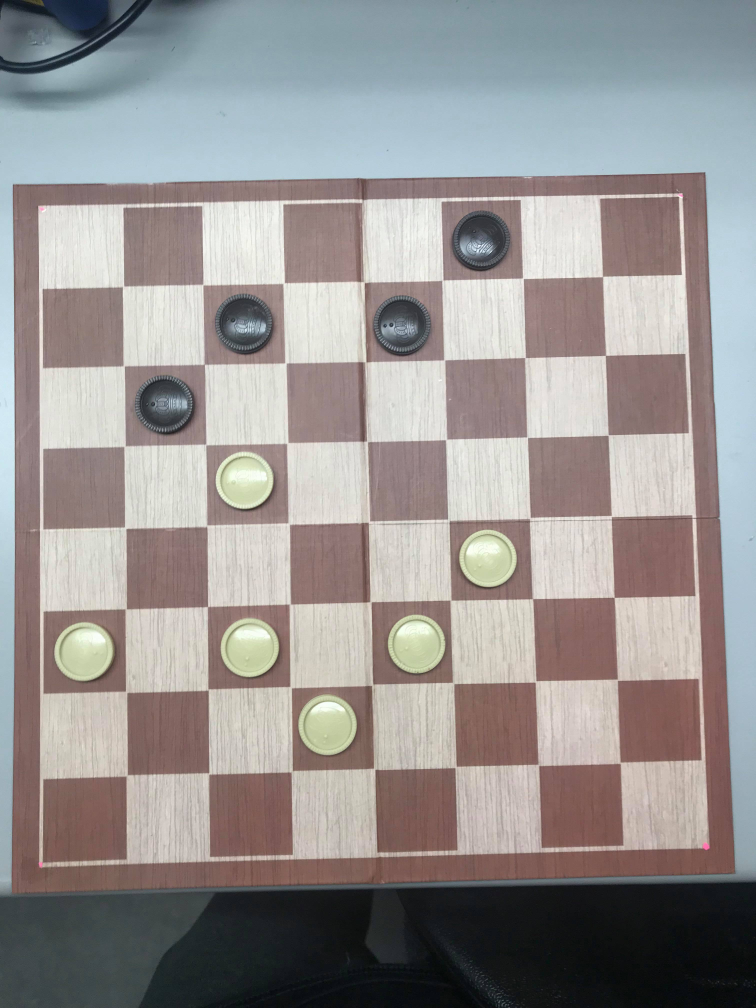
#> input picture final_2.jpg, 3024 x 4032 px (shown at 1/4 size)
$ python main.py
#> lines starting #> are read from the running program, lines starting #| are printed output that depends on the picture; after the words box and inside, x2 and y2 are one past the last pixel; in counts of white or black regions, pixels touching at a corner belong together
### contours.py
import cv2
import numpy as np

def squarify(location):
#> called with location = 'final_2.jpg'
    img = cv2.imread(location)
#> img is the input picture: shape (4032, 3024, 3); mean B, G, R 146, 147.2, 151.4


    img = cv2.GaussianBlur(img, (5, 5),5)
    # print(type(img))
    # convert to HSV
    hsv = cv2.cvtColor(img, cv2.COLOR_BGR2HSV)
#> hsv: shape (4032, 3024, 3); mean H, S, V 50.6, 39.8, 159.6

    # set lower and upper color limits (for pink)
    lower_val = (131, 37, 180)
    upper_val = (255, 161, 255)

    mask = cv2.inRange(hsv, lower_val, upper_val)
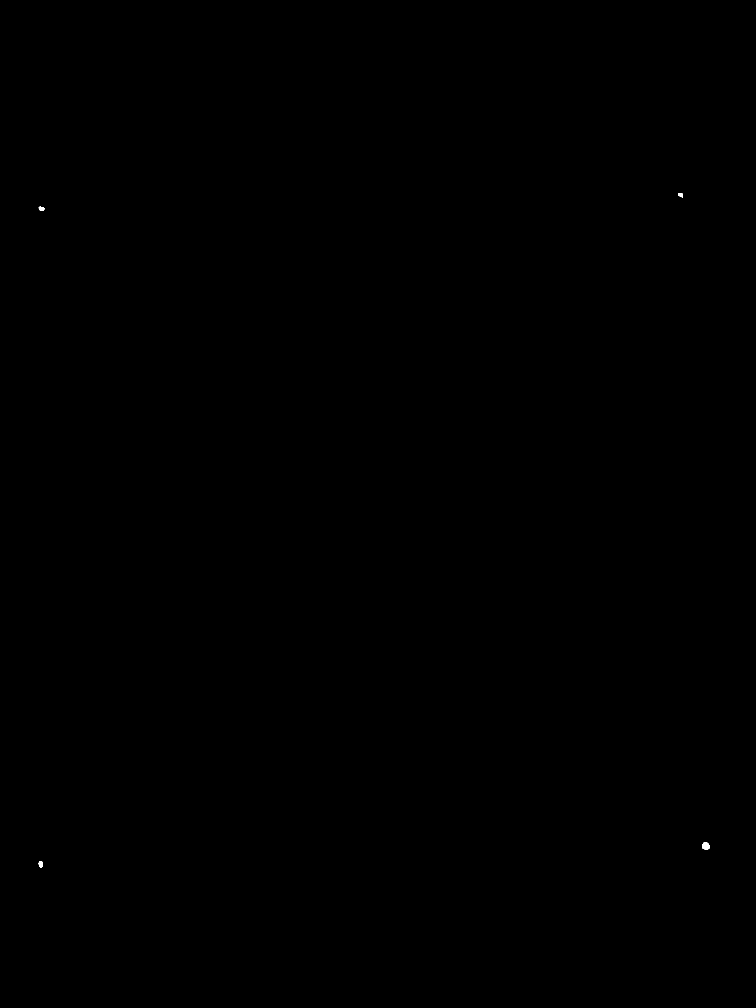
#> mask: shape (4032, 3024) (shown at 1/4 size); 0.01% white; 4 white regions
    contours, hierarchy = cv2.findContours(mask, cv2.RETR_TREE, cv2.CHAIN_APPROX_SIMPLE)
#> contours = 4 contours; box (x1, y1, x2, y2) and area: (2809, 3368, 2838, 3400) 652, (155, 3446, 172, 3471) 292, (155, 827, 178, 844) 256, (2712, 773, 2732, 789) 204

    # print(len(contours))
    points = []

    for i in range(len(contours)):
        totalx = 0
        totaly = 0
        for element in contours[i]:
            totalx += element[0][0]
            totaly += element[0][1]

        points.append([int(totalx/len(contours[i])), int(totaly/len(contours[i]))])
#> this loop made 4 passes
#> after the loop, points = [[161, 3456], [2822, 3382], [164, 834], [2721, 780]]

    cnt = np.array(points)
#> cnt has the same summary as points

    rect = cv2.minAreaRect(cnt)
#> rect = ((1455.1, 2109.1), (2662, 2620.9), -1.59)
    # print(rect)
    # print(img.shape)

    box = cv2.boxPoints(rect)
#> box = [[161, 3456], [88.14, 836.1], [2749.1, 762.1], [2822, 3382]]
    box = np.int0(box)
#> box = [[160, 3456], [88, 836], [2749, 762], [2821, 3382]]
    # cv2.drawContours(img, [box], 0, (0, 0, 255), 2)


    width = int(rect[1][0])
#> width = 2662
    height = int(rect[1][1])
#> height = 2620

    src_pts = box.astype("float32")
#> src_pts has the same summary as box

    dst_pts = np.array([[0, height-1],
                        [0, 0],
                        [width-1, 0],
                        [width-1, height-1]], dtype="float32")
#> dst_pts = [[0, 2619], [0, 0], [2661, 0], [2661, 2619]]

    M = cv2.getPerspectiveTransform(src_pts, dst_pts)
#> M = [[0.999, -0.0275, -64.98], [0.0278, 0.999, -837.5], [-6.54e-20, -5.34e-21, 1]]

    warped = cv2.warpPerspective(img, M, (width, height))
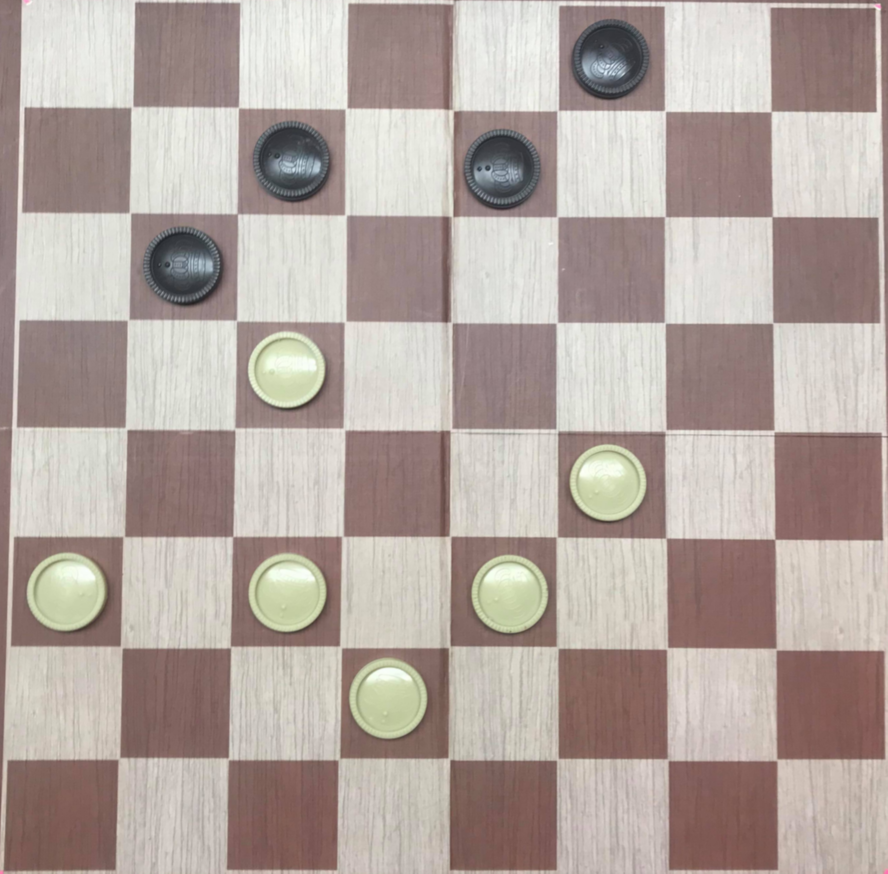
#> warped: shape (2620, 2662, 3) (shown at 1/3 size); mean B, G, R 160.2, 166.4, 179.1

    squared_image = cv2.resize(warped, (801,801))
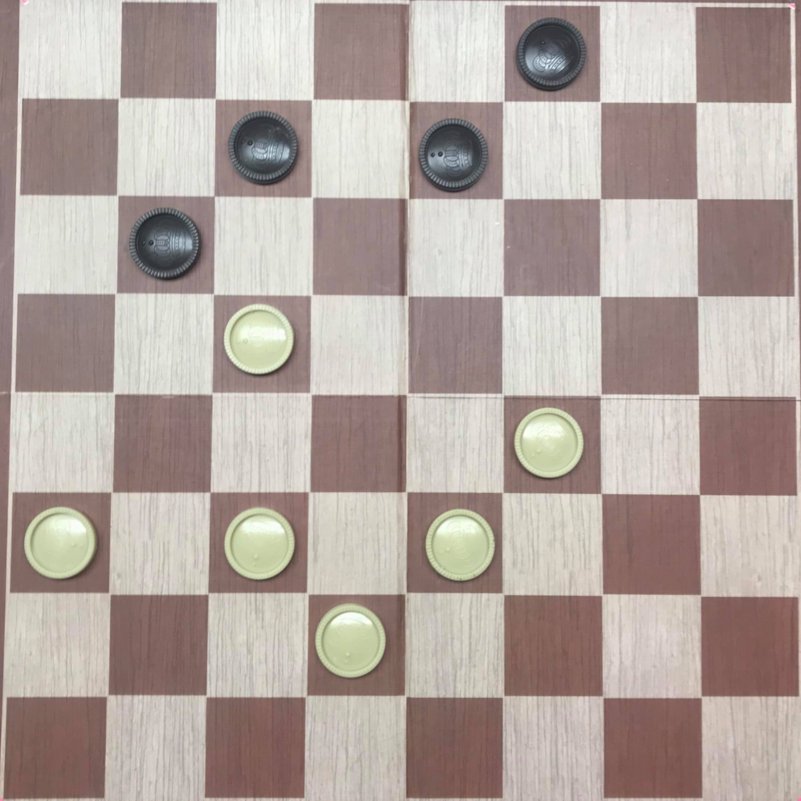
#> squared_image: shape (801, 801, 3); mean B, G, R 160.1, 166.3, 179


    return squared_image


# for pos in board:
#     cv2.circle(res,pos, 3, (0,255, 0), 3)

#
# #
# cv2.imshow("test", squarify("small_1.jpg"))
# #
# cv2.waitKey(0)

### circle.py
import cv2
import numpy as np


def get_piece_colour(img, x, y):
# save a copy and convert image to b&w
    cimg = img
    img = cv2.cvtColor(img,cv2.COLOR_BGR2GRAY)

    # input coordinates for cropping
    # (x0, y0) is upper left and (x1, y1) is lower right


    h = 100
    w = 100

    cimg = cimg[y:y+h, x:x+w]
    img = img[y:y+h, x:x+w]
    # cv2.imshow('piece_detected', img)
    # cv2.waitKey(0)
    # apply blur to b&w image
    img = cv2.medianBlur(img,5)
    img = cv2.GaussianBlur(img,(5,5), cv2.BORDER_DEFAULT)

    # find circles using HoughCircles
    circles = cv2.HoughCircles(img,cv2.HOUGH_GRADIENT,1,60,param1=50,param2=30,minRadius=0,maxRadius=100)
    if circles is None:
        return "E"

    # draw circles
    else:
        for i in circles[0, :]:
            # cv2.circle(cimg,(i[0],i[1]),i[2],(0,255,0),2)
            zerop=(0,0,0)
            zero=np.array(zerop)
            lowerp=(150, 150, 150)
            lower = np.array(lowerp)
            p_in_range=[]
            p_not_in_range = []

            cimg = cv2.medianBlur(cimg,5)

            height, width = cimg.shape[:2]
            range_1= i[0]-i[2] if 0 < i[0]-i[2] < width else 0
            range_2= i[0]+i[2] if 0 < i[0]+i[2] < width else width
            range_3= i[1]-i[2] if 0 < i[1]-i[2] < height else 0
            range_4 = i[1]+i[2] if 0 < i[1]+i[2] < height else height
            for i in range(int(range_1), int(range_2)):
                for j in range(int(range_3), int(range_4)):
                    if 0 <= cimg[j, i][0] <= lower[0] and 0 <= cimg[j, i][1] <= lower[1] and 0 <= cimg[j, i][2] <= lower[2]:
                        p_in_range.append((i, j))
                    else:
                        p_not_in_range.append((i,j))

            # mask = cv2.inRange(cimg, zero, lower)
            # cv2.imshow('image', mask)

            print(len(p_in_range))
            print(len(p_not_in_range))
            colour_of_piece = "W" if len(p_not_in_range) > len(p_in_range) else "B"
            # cv2.imshow('piece_detected', cimg)
            # cv2.waitKey(0)
            cv2.destroyAllWindows()
            return colour_of_piece

### main.py
#Main file
import cv2
import numpy
from contours import squarify
from circle import get_piece_colour

def make_board():
    board = {}

    for x in range(0, 800, 100):
        for y in range(0, 800, 100):
            board[(x,y)] = "E"

    return board

def display_grid(img, board):
    #mutating function for image
    for pos in board:
        cv2.circle(img,pos, 3, (0,255, 0), 3)
    cv2.imshow('image', img)
    cv2.waitKey(0)
    cv2.destroyAllWindows()

def move_piece(img, board):
    available = []
    for key in board:
        if board[key] == "B":
            available.append(key)

    highest = (0,0)
    for piece in available:
        if piece[1] > highest[1]:
            highest = piece


    #now we move piece

    if board[(highest[0]+100, highest[1]+100)] == "W":
        cv2.arrowedLine(img, (highest[0]+50, highest[1]+50),(highest[0]+150, highest[1]+150), (0,0, 255), 10)
    else:
        cv2.arrowedLine(img, (highest[0]+50, highest[1]+50),(highest[0]-50, highest[1]+150), (0,0, 255), 10)

    cv2.imshow('reccomended move', img)
    cv2.waitKey(0)
    cv2.destroyAllWindows()


# board_img = squarify("final_1.jpg")
# # print(get_piece_colour((board_img), (0,0),(100,100)))
# board = make_board()


board_img = squarify("final_2.jpg")
# print(get_piece_colour((board_img), 600,600))
board = make_board()
for key in board:
    board[key] = get_piece_colour(board_img, key[0], key[1])
#> this loop made 64 passes
#> circles in get_piece_colour on passes 6, 11, 18, 20, 22, 31, 34, 38, 41, 45: [[59.5, 41.5, 35.5]], [[65.5, 43.5, 32.1]], [[62.5, 44.5, 29.9]], [[57.5, 37.5, 34.6]], [[58.5, 42.5, 34.9]], [[51.5, 39.5, 36.3]], [[53.5, 51.5, 29.2]], [[59.5, 41.5, 33.3]], [[51.5, 50.5, 28.9]], [[48.5, 42.5, 34.4]]
#> pass 1, in get_piece_colour, `img = cv2.cvtColor(img,cv2.COLOR_BGR2GRAY)`:
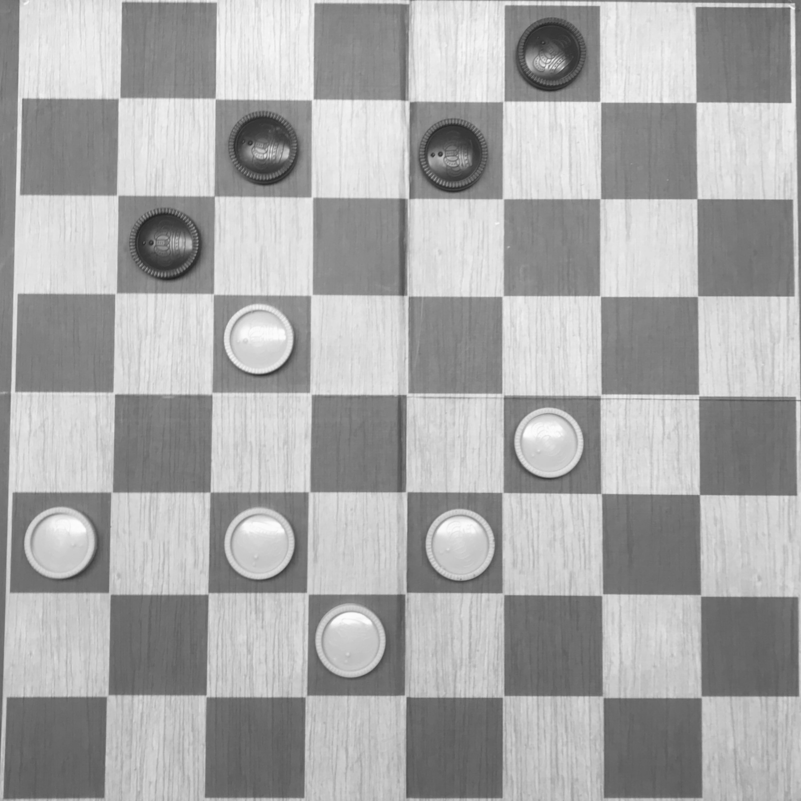
#> img: shape (801, 801); min 35, max 253, mean 169.4
#> pass 1, in get_piece_colour, `cimg = cimg[y:y+h, x:x+w]`:
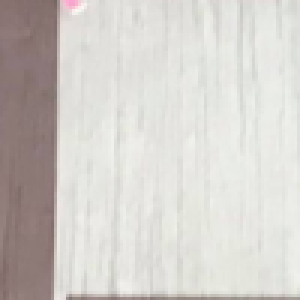
#> cimg: shape (100, 100, 3) (shown 3 times larger); mean B, G, R 202, 206.3, 210.3
#> after the loop, board = 64 items
# display_grid(board_img, board)
move_piece(board_img, board)
#> the loop in move_piece, `for key in board:` made 64 passes
#> key on passes 1 to 12: (0, 0), (0, 100), (0, 200), (0, 300), (0, 400), (0, 500), (0, 600), (0, 700), (100, 0), (100, 100), (100, 200), (100, 300)
#> after the loop in move_piece, `for key in board:`: available = [(100, 200), (200, 100), (400, 100), (500, 0)]
#> the loop in move_piece, `for piece in available:` made 4 passes
# print(board)

$ run again, with final_1.jpg copied over final_2.jpg
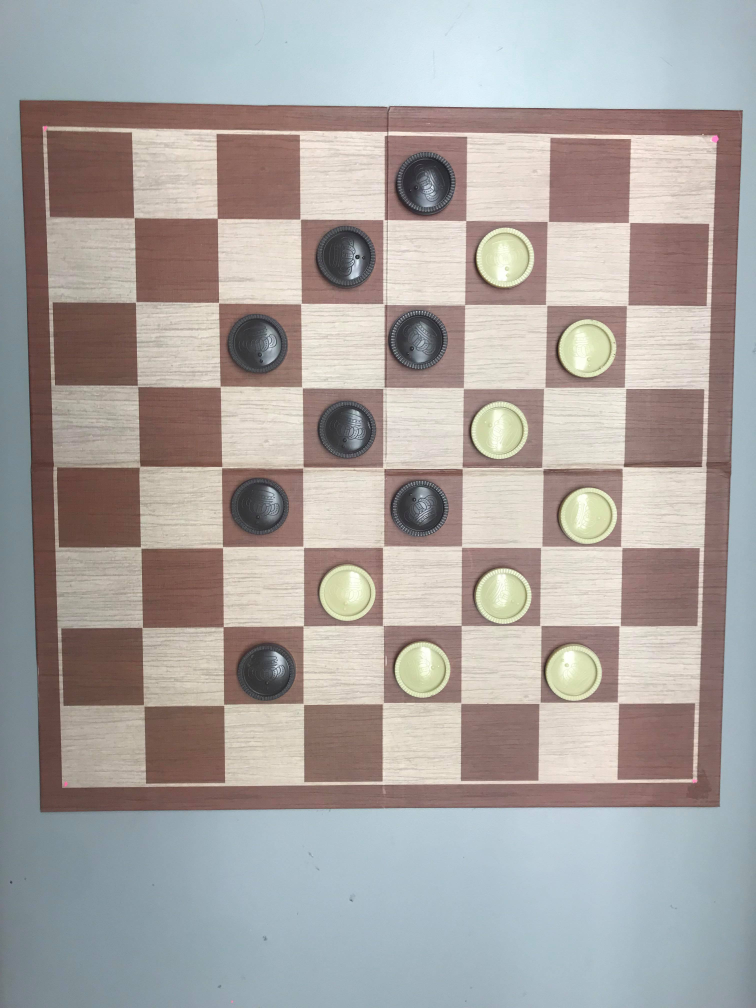
#> input picture final_1.jpg, 3024 x 4032 px (shown at 1/4 size)
#> in squarify, img is the input picture: shape (4032, 3024, 3); mean B, G, R 161.6, 164.3, 169.8
#> hsv: shape (4032, 3024, 3); mean H, S, V 46.3, 41.9, 179.3
#> mask: shape (4032, 3024); 0.01% white; 5 white regions
#> contours = 5 contours; box (x1, y1, x2, y2) and area: (2844, 541, 2875, 573) 668, (255, 3125, 272, 3148) 264, (2768, 3115, 2790, 3132) 262, (173, 504, 190, 527) 256, (924, 4002, 933, 4012) 60
#> the loop in squarify, `for i in range(len(contours)):` made 5 passes
#> after the loop in squarify, `for i in range(len(contours)):`: points = [[927, 4006], [262, 3135], [2778, 3122], [2858, 556], [181, 514]]
#> cnt has the same summary as points
#> rect = ((1492.2, 2274.7), (3479.9, 2677.3), -89.1)
#> in squarify, `box = cv2.boxPoints(rect)`: box = [[2803.4, 4035.4], [126.4, 3993.4], [181, 514], [2858, 556]]
#> in squarify, `box = np.int0(box)`: box = [[2803, 4035], [126, 3993], [180, 514], [2857, 556]]
#> width = 3479
#> height = 2677
#> src_pts has the same summary as box
#> dst_pts = [[0, 2676], [0, 0], [3478, 0], [3478, 2676]]
#> M = [[0.0157, -0.999, 3988.9], [0.999, 0.0155, -187.9], [-4.88e-20, -3.81e-21, 1]]
#> the loop `for key in board:` made 64 passes
#> circles in get_piece_colour on passes 28, 29, 30, 31, 35, 37, 39, 44: [[76.5, 58.5, 20.8]], [[2.5, 56.5, 29.7]], [[81.5, 51.5, 29.1]], [[3.5, 36.5, 33.3]], [[56.5, 52.5, 24.9]], [[56.5, 42.5, 23.3]], [[39.5, 57.5, 38.3]], [[28.5, 56.5, 26.1]]
#> pass 1, in get_piece_colour, `img = cv2.cvtColor(img,cv2.COLOR_BGR2GRAY)`:
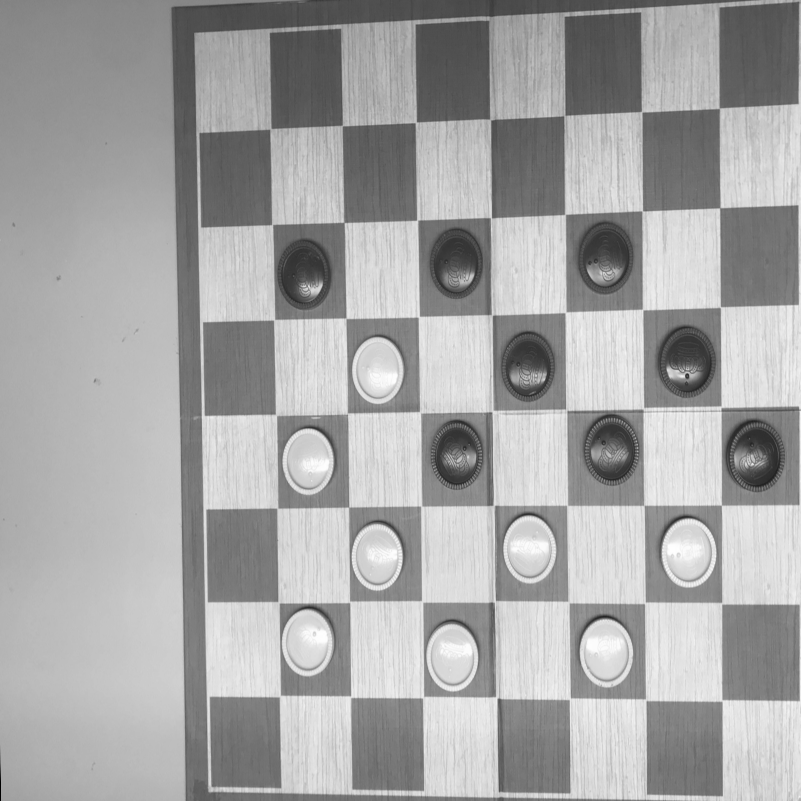
#> img: shape (801, 801); min 0, max 254, mean 165.7
#> pass 1, in get_piece_colour, `cimg = cimg[y:y+h, x:x+w]`:
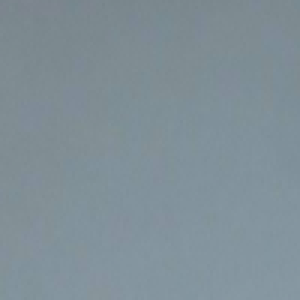
#> cimg: shape (100, 100, 3) (shown 3 times larger); mean B, G, R 151.6, 143.4, 128.3
#> after the loop `for key in board:`: board = 64 items
#> the loop in move_piece, `for key in board:` made 64 passes
#> key on passes 1 to 8: (0, 0), (0, 100), (0, 200), (0, 300), (0, 400), (0, 500), (0, 600), (0, 700)
#> after the loop in move_piece, `for key in board:`: available = [(400, 200), (400, 400), (500, 300), (600, 300), (700, 400)]
#> the loop in move_piece, `for piece in available:` made 5 passes

$ run again, with small_1.jpg copied over final_2.jpg
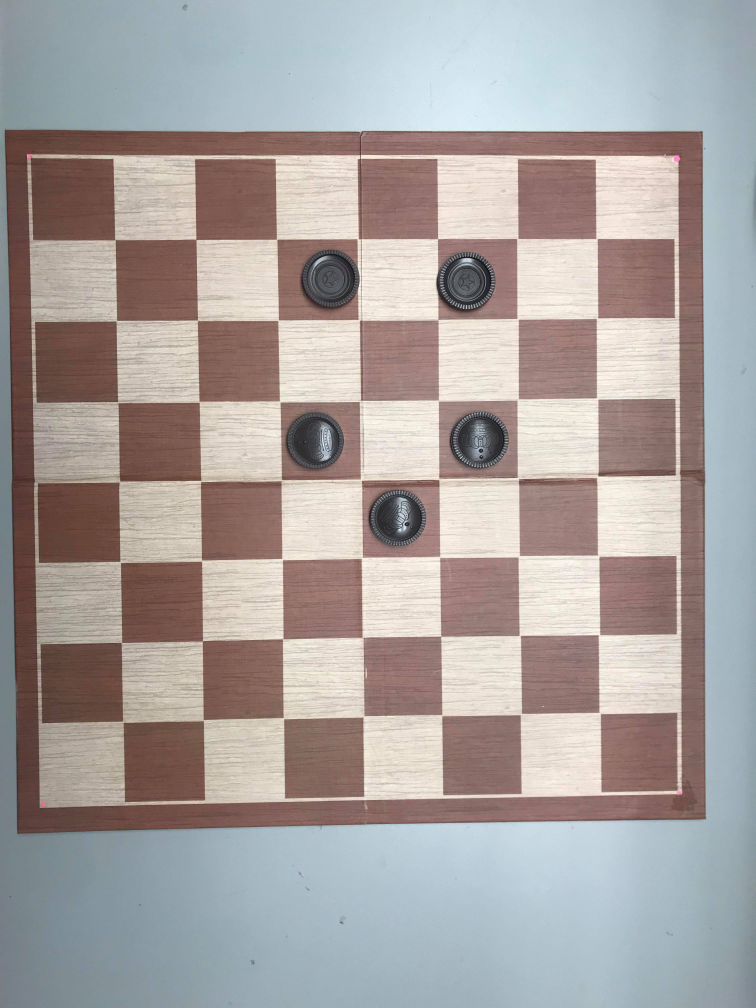
#> input picture small_1.jpg, 3024 x 4032 px (shown at 1/4 size)
#> in squarify, img is the input picture: shape (4032, 3024, 3); mean B, G, R 159.7, 161.5, 168.5
#> hsv: shape (4032, 3024, 3); mean H, S, V 45.4, 45.1, 178.2
#> mask: shape (4032, 3024); 0.01% white; 4 white regions
#> contours = 4 contours; box (x1, y1, x2, y2) and area: (2694, 621, 2721, 650) 574, (2707, 3162, 2730, 3179) 292, (166, 3204, 183, 3226) 260, (111, 617, 127, 637) 217
#> the loop in squarify, `for i in range(len(contours)):` made 4 passes
#> after the loop in squarify, `for i in range(len(contours)):`: points = [[174, 3213], [2718, 3169], [2708, 634], [119, 628]]
#> cnt has the same summary as points
#> rect = ((1435.4, 1898.2), (2588.5, 2585.6), -0.991)
#> in squarify, `box = cv2.boxPoints(rect)`: box = [[163.7, 3213.2], [119, 628], [2707.1, 583.2], [2751.8, 3168.4]]
#> in squarify, `box = np.int0(box)`: box = [[163, 3213], [119, 628], [2707, 583], [2751, 3168]]
#> width = 2588
#> height = 2585
#> src_pts has the same summary as box
#> dst_pts = [[0, 2584], [0, 0], [2587, 0], [2587, 2584]]
#> M = [[0.999, -0.017, -108.2], [0.0174, 0.999, -629.6], [8.94e-21, 2.53e-20, 1]]
#> the loop `for key in board:` made 64 passes
#> circles in get_piece_colour on passes 26, 28, 37, 42, 44: [[67.5, 53.5, 33.8]], [[45.5, 57.5, 36.2]], [[45.5, 54.5, 35.2]], [[35.5, 59.5, 33.8]], [[60.5, 56.5, 21.6]]
#> pass 1, in get_piece_colour, `cimg = cimg[y:y+h, x:x+w]`:
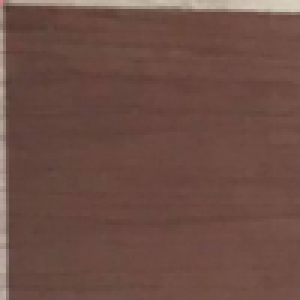
#> cimg: shape (100, 100, 3) (shown 3 times larger); mean B, G, R 69.3, 77.9, 109.3
#> pass 1, in get_piece_colour, `img = img[y:y+h, x:x+w]`:
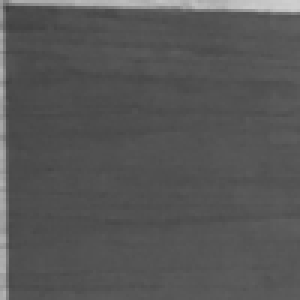
#> img: shape (100, 100) (shown 3 times larger); min 65, max 207, mean 86.3
#> after the loop `for key in board:`: board = 64 items
#> the loop in move_piece, `for key in board:` made 64 passes
#> key on passes 1 to 8: (0, 0), (0, 100), (0, 200), (0, 300), (0, 400), (0, 500), (0, 600), (0, 700)
#> after the loop in move_piece, `for key in board:`: available = [(300, 100), (300, 300), (400, 400), (500, 100), (500, 300)]
#> the loop in move_piece, `for piece in available:` made 5 passes
